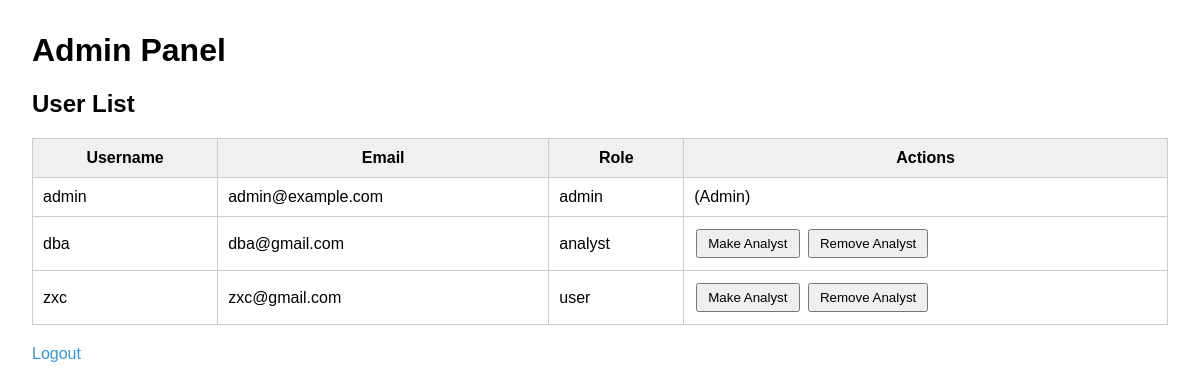
Page /admin (signed in) on the earlier database version.
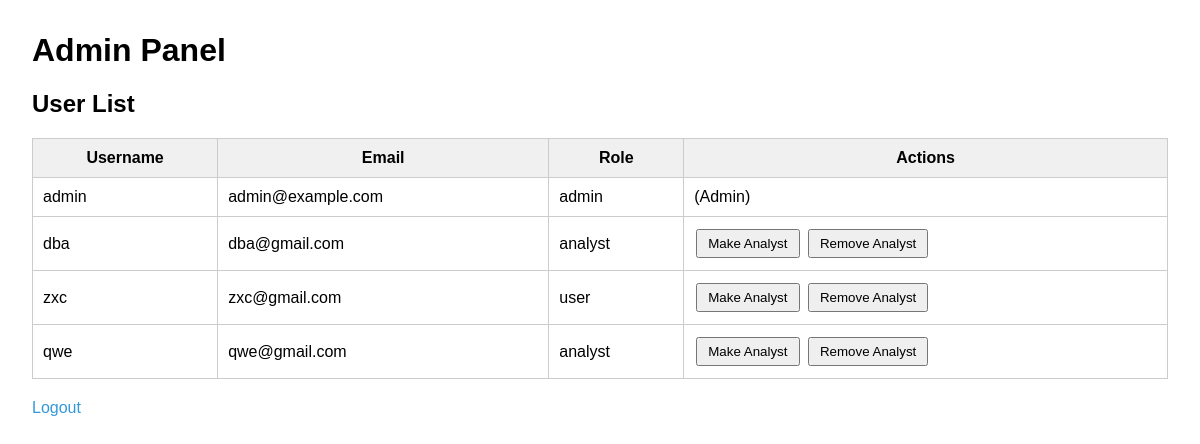
Same page on the later database version.
### tables this page shows
CREATE TABLE users (
                id INTEGER PRIMARY KEY AUTOINCREMENT,
                username TEXT UNIQUE NOT NULL,
                email TEXT UNIQUE NOT NULL,
                password TEXT NOT NULL,
                role TEXT DEFAULT 'user'
            );

### app.py (the view, shortened to what this page needs)
@app.route('/admin', methods=['GET', 'POST'])
def admin_panel():
    if 'username' not in session or session.get('role') != 'admin':
        return "Unauthorized access", 403
    conn = sqlite3.connect(DB_NAME)
    cursor = conn.cursor()
    cursor.execute("SELECT username, email, role FROM users")
    users = cursor.fetchall()
    conn.close()
    return render_template('admin.html', users=users)

### templates/admin.html (shortened to what this page needs)
<!DOCTYPE html>
<html lang="en">
<head>
</head>
<body>
    <h1>Admin Panel</h1>
    <h2>User List</h2>
    <table>
        <thead>
            <tr>
                <th>Username</th>
                <th>Email</th>
                <th>Role</th>
                <th>Actions</th>
            </tr>
        </thead>
        <tbody>
            {% for user in users %}
            <tr>
                <td>{{ user[0] | e }}</td>
                <td>{{ user[1] | e }}</td>
                <td>{{ user[2] | e }}</td>
                <td>
                    {% if user[2] != 'admin' %}
                    <form method="POST">
                        <button type="submit">Make Analyst</button>
                    </form>
                    <form method="POST">
                        <button type="submit">Remove Analyst</button>
                    </form>
                    {% else %}
                    (Admin)
                    {% endif %}
                </td>
            </tr>
            {% endfor %}
        </tbody>
    </table>
    <a href="{{ url_for('logout') }}">Logout</a>
</body>
</html>

### templates/admin.html (style rules this page uses)
body { font-family: Arial, sans-serif; margin: 2em; }
table { border-collapse: collapse; width: 100%; }
th, td { padding: 10px; border: 1px solid #ccc; }
th { background-color: #f0f0f0; }
form { display: inline; }
button { padding: 5px 10px; margin: 2px; }
a { display: inline-block; margin-top: 20px; color: #3498db; text-decoration: none; }

Differences in the rows shown:
added users: username "qwe", email "qwe@gmail.com", role "analyst"
